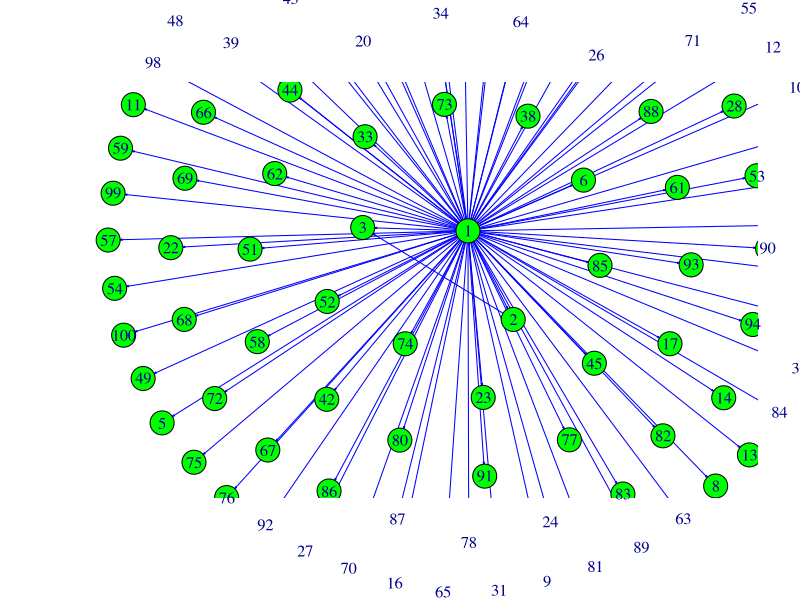

Write the R code that produced this figure.
library(igraph)
prob_graph = make_empty_graph(100)
prob_graph = prob_graph + edges(c(1,2,1,3,2,3))
#plot (prob_graph, vertex.color = "green", edge.color = "blue", edge.arrow.size = 0.1, layout = layout_with_kk, rescale=FALSE, xlim=c(-5,5), ylim=c(-3,5), vertex.size=50)
degseq=igraph::degree(prob_graph)
degseq
sum=0
for(i in degseq)
{
  sum=sum+i
}
sum
degseq=degseq/sum
degseq
for(i in 4:(100))
{
  r=runif(1)
  if(r>=0 && r<2/6)
  {
    prob_graph = prob_graph + edges(c(1,i))
  }
  if(r>=2/6 && r<3/6)
  {
    prob_graph = prob_graph + edges(c(1,i))
  }
  if(r>=3/6 && r<6/6)
  {
    prob_graph = prob_graph + edges(c(1,i))
  }
}

plot (prob_graph, vertex.color = "green", edge.color = "blue", edge.arrow.size = 0.1, layout = layout_with_kk, rescale=FALSE, xlim=c(-5,5), ylim=c(-3,5), vertex.size=50)

